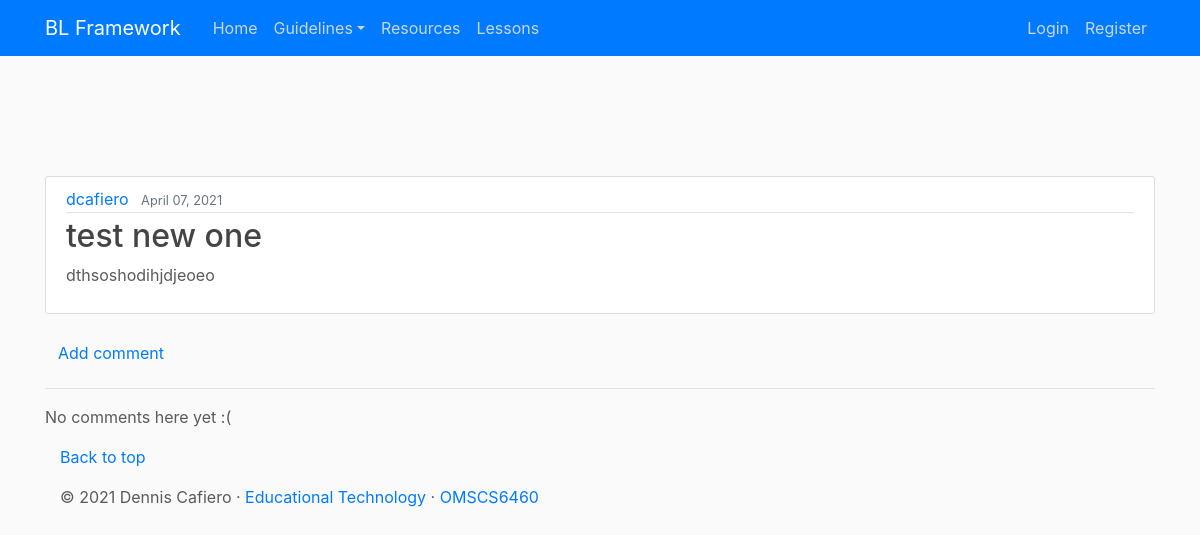
The app's page /blog/post/4/, older data.
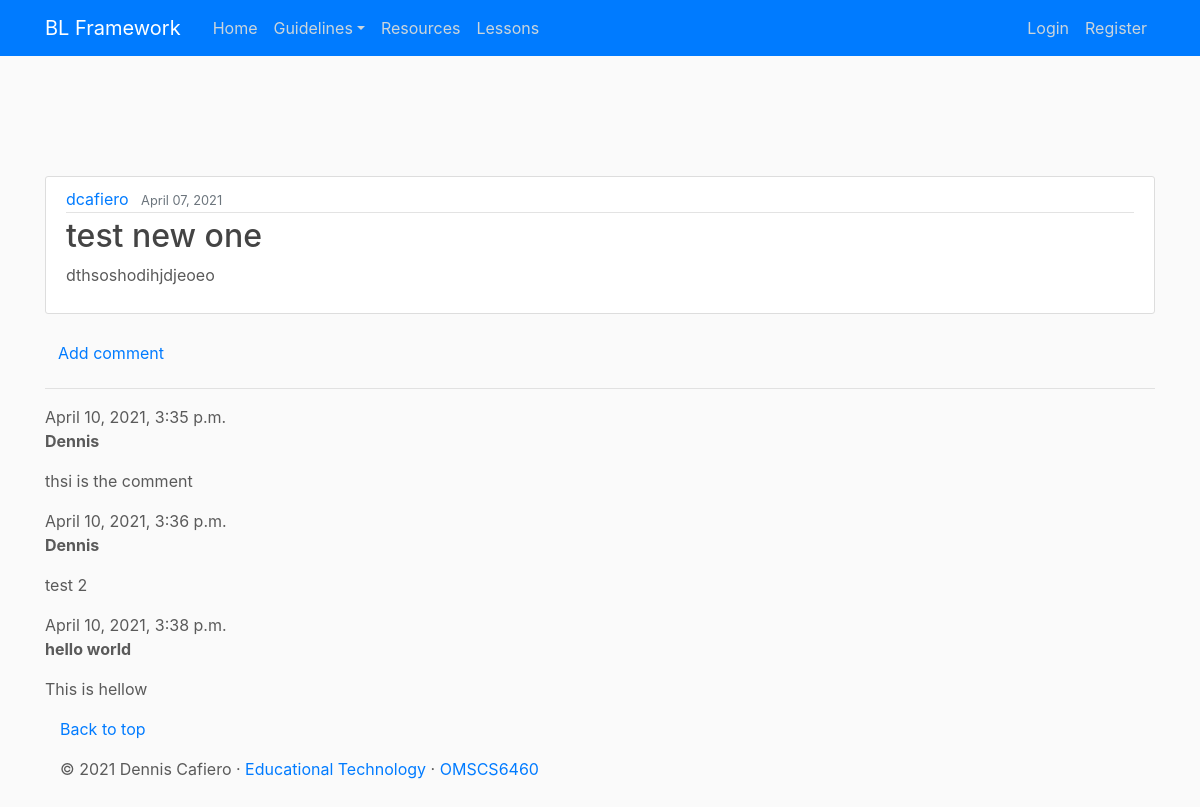
The same page, newer data.
### blog/models.py (models this page shows, shortened)
class Comment(models.Model):
    post = models.ForeignKey('blog.Post', on_delete=models.CASCADE, related_name='comments')
    author = models.CharField(max_length=200)
    text = models.TextField()
    created_date = models.DateTimeField(default=timezone.now)
    approved_comment = models.BooleanField(default=False)

### blog/views.py (the view)
# urls.py: path('post/<int:pk>/', PostDetailView.as_view(), name='post-detail'),
class PostDetailView(DetailView):
    model = Post

### templates/blog/post_detail.html
{%  extends 'blog/base.html' %}
{% block content %}
    <article class="media content-section">
      <div class="media-body">
        <div class="article-metadata">
          <a class="mr-2" href="#">{{ object.author }}</a>
          <small class="text-muted">{{ object.date_posted|date:'F d, Y' }}</small>
        </div>
        <h2 class="article-title">{{ object.title }}</h2>
        <p class="article-content">{{ object.content }}</p>
      </div>
    </article>
    <a class="btn btn-default" href="{% url 'add_comment_to_post' pk=post.pk %}">Add comment</a>
    <hr>
    {% for comment in post.comments.all %}
        <div class="comment">
            <div class="date">{{ comment.created_date }}</div>
            <strong>{{ comment.author }}</strong>
            <p>{{ comment.text|linebreaks }}</p>
        </div>
    {% empty %}
        <p>No comments here yet :(</p>
    {% endfor %}
{%  endblock content %}

Row changes from the older to the newer data that the page shows:
added Comment: created_date "April 10, 2021, 3:35 p.m.", author "Dennis", text "thsi is the comment"
added Comment: created_date "April 10, 2021, 3:36 p.m.", author "Dennis", text "test 2"
added Comment: created_date "April 10, 2021, 3:38 p.m.", author "hello world", text "This is hellow"
Text that changed along with them:
text no longer shown: "No comments here yet :("
